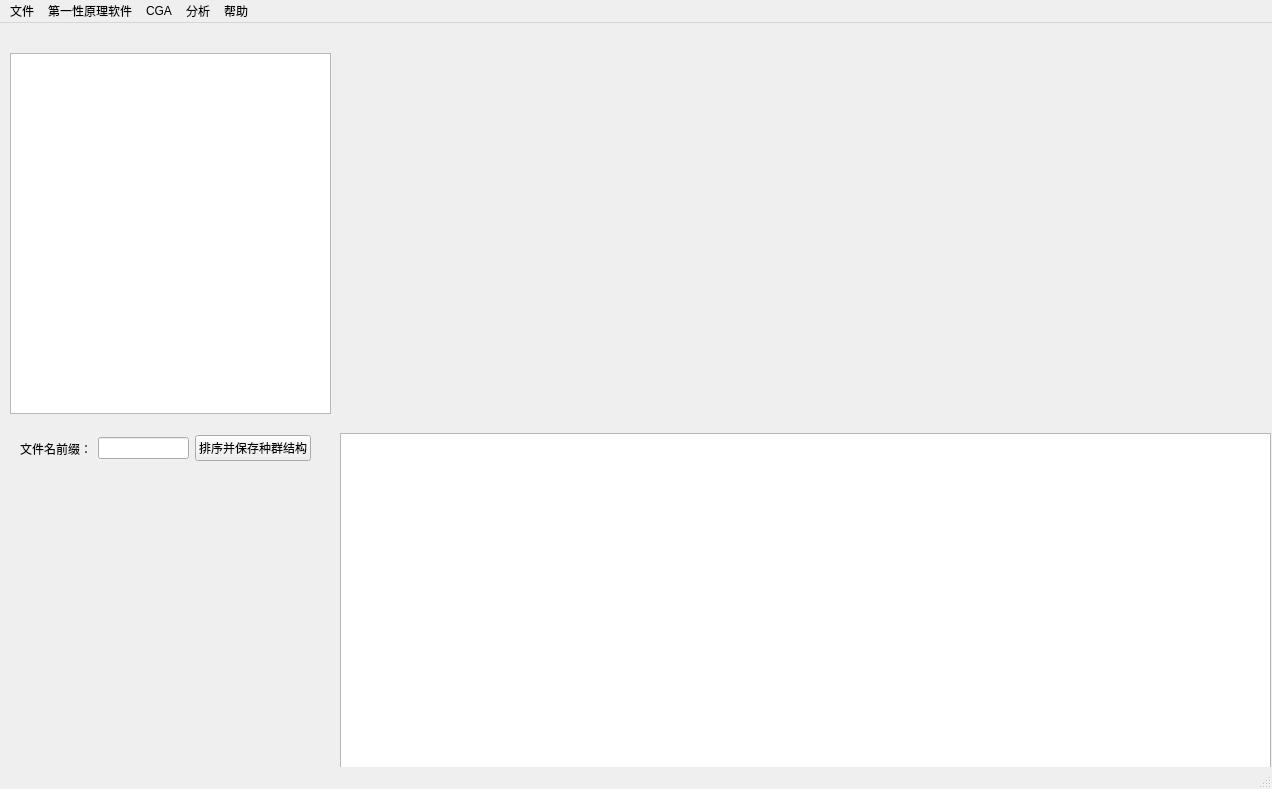
<?xml version="1.0" encoding="UTF-8"?>
<ui version="4.0">
 <class>MainWindow</class>
 <widget class="QMainWindow" name="MainWindow">
  <property name="geometry">
   <rect>
    <x>0</x>
    <y>0</y>
    <width>1272</width>
    <height>789</height>
   </rect>
  </property>
  <property name="windowTitle">
   <string>CGA</string>
  </property>
  <property name="windowIcon">
   <iconset>
    <normaloff>C:/Users/admin/Desktop/TIM图片20180822142201.jpg</normaloff>C:/Users/admin/Desktop/TIM图片20180822142201.jpg</iconset>
  </property>
  <widget class="QWidget" name="centralwidget">
   <widget class="QTableView" name="pop_info">
    <property name="geometry">
     <rect>
      <x>10</x>
      <y>30</y>
      <width>321</width>
      <height>361</height>
     </rect>
    </property>
    <property name="horizontalScrollBarPolicy">
     <enum>Qt::ScrollBarAlwaysOff</enum>
    </property>
    <property name="editTriggers">
     <set>QAbstractItemView::NoEditTriggers</set>
    </property>
    <property name="sortingEnabled">
     <bool>true</bool>
    </property>
    <attribute name="horizontalHeaderShowSortIndicator" stdset="0">
     <bool>true</bool>
    </attribute>
    <attribute name="verticalHeaderVisible">
     <bool>false</bool>
    </attribute>
   </widget>
   <widget class="QWidget" name="horizontalLayoutWidget">
    <property name="geometry">
     <rect>
      <x>20</x>
      <y>410</y>
      <width>291</width>
      <height>31</height>
     </rect>
    </property>
    <layout class="QHBoxLayout" name="horizontalLayout">
     <item>
      <widget class="QLabel" name="label">
       <property name="text">
        <string>文件名前缀：</string>
       </property>
      </widget>
     </item>
     <item>
      <widget class="QLineEdit" name="prefix"/>
     </item>
     <item>
      <widget class="QPushButton" name="save_pop">
       <property name="text">
        <string>排序并保存种群结构</string>
       </property>
      </widget>
     </item>
    </layout>
   </widget>
   <widget class="QTextBrowser" name="textBrowser">
    <property name="geometry">
     <rect>
      <x>340</x>
      <y>410</y>
      <width>931</width>
      <height>401</height>
     </rect>
    </property>
   </widget>
  </widget>
  <widget class="QMenuBar" name="menubar">
   <property name="geometry">
    <rect>
     <x>0</x>
     <y>0</y>
     <width>1272</width>
     <height>23</height>
    </rect>
   </property>
   <widget class="QMenu" name="menu_abinitio">
    <property name="title">
     <string>第一性原理软件</string>
    </property>
    <addaction name="dmol3_set"/>
    <addaction name="vasp_set"/>
    <addaction name="gaussian_set"/>
    <addaction name="lammps_set"/>
    <addaction name="abacus_set"/>
    <addaction name="separator"/>
    <addaction name="run_abinitio"/>
   </widget>
   <widget class="QMenu" name="menuCGA">
    <property name="title">
     <string>CGA</string>
    </property>
    <addaction name="new_cga"/>
    <addaction name="continue_cga"/>
   </widget>
   <widget class="QMenu" name="menu_help">
    <property name="title">
     <string>帮助</string>
    </property>
    <addaction name="action_CGA"/>
   </widget>
   <widget class="QMenu" name="menu_file">
    <property name="title">
     <string>文件</string>
    </property>
    <addaction name="open_folder"/>
    <addaction name="open_file"/>
    <addaction name="save"/>
   </widget>
   <widget class="QMenu" name="menu">
    <property name="title">
     <string>分析</string>
    </property>
   </widget>
   <addaction name="menu_file"/>
   <addaction name="menu_abinitio"/>
   <addaction name="menuCGA"/>
   <addaction name="menu"/>
   <addaction name="menu_help"/>
  </widget>
  <widget class="QStatusBar" name="statusbar"/>
  <action name="dmol3_set">
   <property name="checkable">
    <bool>true</bool>
   </property>
   <property name="text">
    <string>DMol3</string>
   </property>
  </action>
  <action name="vasp_set">
   <property name="checkable">
    <bool>true</bool>
   </property>
   <property name="text">
    <string>VASP</string>
   </property>
  </action>
  <action name="gaussian_set">
   <property name="checkable">
    <bool>true</bool>
   </property>
   <property name="text">
    <string>Gaussian</string>
   </property>
  </action>
  <action name="lammps_set">
   <property name="checkable">
    <bool>true</bool>
   </property>
   <property name="text">
    <string>Lammps</string>
   </property>
  </action>
  <action name="abacus_set">
   <property name="checkable">
    <bool>true</bool>
   </property>
   <property name="text">
    <string>Abacus</string>
   </property>
  </action>
  <action name="new_cga">
   <property name="text">
    <string>新搜索</string>
   </property>
  </action>
  <action name="continue_cga">
   <property name="text">
    <string>继续搜索</string>
   </property>
  </action>
  <action name="action_CGA">
   <property name="text">
    <string>关于CGA</string>
   </property>
  </action>
  <action name="open_folder">
   <property name="text">
    <string>打开文件夹</string>
   </property>
  </action>
  <action name="open_file">
   <property name="text">
    <string>打开文件</string>
   </property>
  </action>
  <action name="run_abinitio">
   <property name="text">
    <string>运行</string>
   </property>
  </action>
  <action name="save">
   <property name="text">
    <string>保存</string>
   </property>
  </action>
 </widget>
 <resources/>
 <connections>
  <connection>
   <sender>save_pop</sender>
   <signal>clicked()</signal>
   <receiver>MainWindow</receiver>
   <slot>save_pop()</slot>
   <hints>
    <hint type="sourcelabel">
     <x>1134</x>
     <y>587</y>
    </hint>
    <hint type="destinationlabel">
     <x>355</x>
     <y>421</y>
    </hint>
   </hints>
  </connection>
  <connection>
   <sender>pop_info</sender>
   <signal>doubleClicked(QModelIndex)</signal>
   <receiver>MainWindow</receiver>
   <slot>show_pop()</slot>
   <hints>
    <hint type="sourcelabel">
     <x>110</x>
     <y>142</y>
    </hint>
    <hint type="destinationlabel">
     <x>480</x>
     <y>235</y>
    </hint>
   </hints>
  </connection>
 </connections>
 <slots>
  <slot>save_pop()</slot>
  <slot>show_pop()</slot>
 </slots>
</ui>
